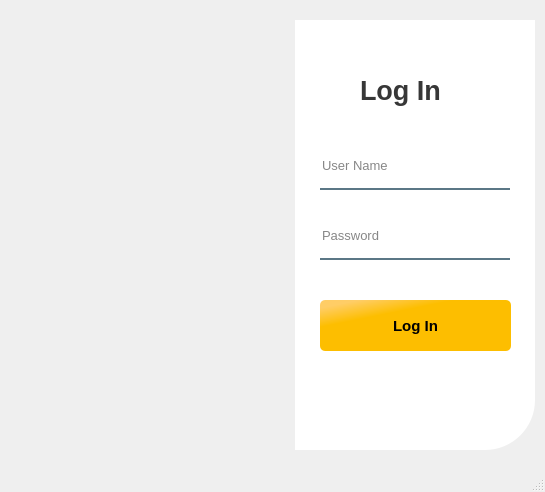
<?xml version="1.0" encoding="UTF-8"?>
<ui version="4.0">
 <class>MainWindow</class>
 <widget class="QMainWindow" name="MainWindow">
  <property name="geometry">
   <rect>
    <x>0</x>
    <y>0</y>
    <width>545</width>
    <height>492</height>
   </rect>
  </property>
  <property name="windowTitle">
   <string>MainWindow</string>
  </property>
  <property name="styleSheet">
   <string notr="true">QPushButton#pushButton_login{
	
	
	background-color: qlineargradient(spread:pad, x1:0, y1:0, x2:0.438, y2:0.579545, stop:0.176136 rgba(255, 205, 102, 255), stop:0.585227 rgba(253, 190, 0, 255));
color:rgpa(255,255,255,210);
border-radius:5px;
}
QPushButton#pushButton_login:hover{
	background-color: qlineargradient(spread:pad, x1:0.0832857, y1:0.392, x2:1, y2:1, stop:0.309091 rgba(176, 190, 197,255), stop:0.981061 rgba(246, 186, 156, 255));
	
}
QPushButton#pushButton_login:pressed{
padding-left:5px;
padding-top:5px;
background-color:rgba(150,123,111,225);
}</string>
  </property>
  <widget class="QWidget" name="centralwidget">
   <widget class="QLabel" name="label_3">
    <property name="geometry">
     <rect>
      <x>20</x>
      <y>20</y>
      <width>280</width>
      <height>430</height>
     </rect>
    </property>
    <property name="styleSheet">
     <string notr="true">border-image: url(:/img/images/img.png);
border-top-left-radius:50px;</string>
    </property>
    <property name="text">
     <string/>
    </property>
   </widget>
   <widget class="QLabel" name="label_4">
    <property name="geometry">
     <rect>
      <x>295</x>
      <y>20</y>
      <width>240</width>
      <height>430</height>
     </rect>
    </property>
    <property name="styleSheet">
     <string notr="true">background-color:rgba(255,255,255,255);
border-bottom-right-radius:50px</string>
    </property>
    <property name="text">
     <string/>
    </property>
   </widget>
   <widget class="QLabel" name="label_5">
    <property name="geometry">
     <rect>
      <x>360</x>
      <y>70</y>
      <width>100</width>
      <height>40</height>
     </rect>
    </property>
    <property name="font">
     <font>
      <pointsize>20</pointsize>
      <weight>75</weight>
      <bold>true</bold>
     </font>
    </property>
    <property name="styleSheet">
     <string notr="true">color:rgba(0,0,0,200);
</string>
    </property>
    <property name="text">
     <string>Log In</string>
    </property>
   </widget>
   <widget class="QLineEdit" name="lineEdit_username">
    <property name="geometry">
     <rect>
      <x>320</x>
      <y>150</y>
      <width>190</width>
      <height>40</height>
     </rect>
    </property>
    <property name="font">
     <font>
      <pointsize>10</pointsize>
     </font>
    </property>
    <property name="styleSheet">
     <string notr="true">background-color:rgba(0,0,0,0);
border:none;
border-bottom:2px solid rgba(46,82,101,200);
color:rgba(0,0,0,240);
padding-bottom:7px;
</string>
    </property>
    <property name="placeholderText">
     <string>User Name</string>
    </property>
   </widget>
   <widget class="QLineEdit" name="lineEdit_password">
    <property name="geometry">
     <rect>
      <x>320</x>
      <y>220</y>
      <width>190</width>
      <height>40</height>
     </rect>
    </property>
    <property name="font">
     <font>
      <pointsize>10</pointsize>
     </font>
    </property>
    <property name="styleSheet">
     <string notr="true">background-color:rgba(0,0,0,0);
border:none;
border-bottom:2px solid rgba(46,82,101,200);
color:rgba(0,0,0,240);
padding-bottom:7px;
</string>
    </property>
    <property name="echoMode">
     <enum>QLineEdit::Password</enum>
    </property>
    <property name="placeholderText">
     <string>Password</string>
    </property>
   </widget>
   <widget class="QPushButton" name="pushButton_login">
    <property name="geometry">
     <rect>
      <x>320</x>
      <y>300</y>
      <width>191</width>
      <height>51</height>
     </rect>
    </property>
    <property name="font">
     <font>
      <pointsize>11</pointsize>
      <weight>75</weight>
      <bold>true</bold>
     </font>
    </property>
    <property name="styleSheet">
     <string notr="true"/>
    </property>
    <property name="text">
     <string>Log In</string>
    </property>
   </widget>
   <zorder>label_4</zorder>
   <zorder>label_3</zorder>
   <zorder>label_5</zorder>
   <zorder>lineEdit_username</zorder>
   <zorder>lineEdit_password</zorder>
   <zorder>pushButton_login</zorder>
  </widget>
  <widget class="QMenuBar" name="menubar">
   <property name="geometry">
    <rect>
     <x>0</x>
     <y>0</y>
     <width>545</width>
     <height>21</height>
    </rect>
   </property>
  </widget>
  <widget class="QStatusBar" name="statusbar"/>
 </widget>
 <resources/>
 <connections/>
</ui>
